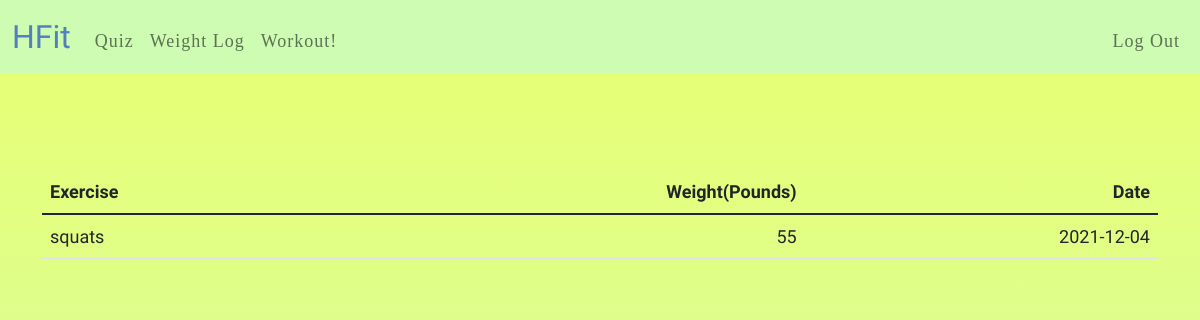
The page /weight-log (signed in) on the database as committed earlier.
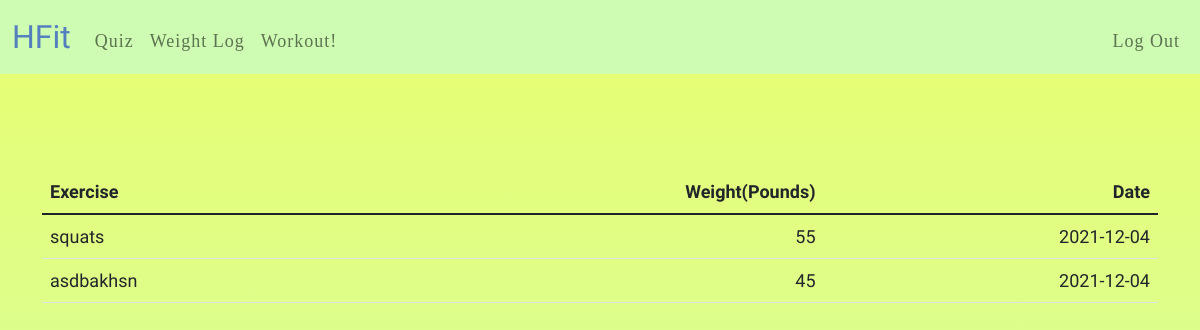
The same page on the database as committed later.
### tables this page shows
CREATE TABLE "weightLog" (
	"id"	INTEGER UNIQUE,
	"userId"	INTEGER NOT NULL,
	"exercise"	TEXT NOT NULL,
	"weight"	NUMERIC NOT NULL,
	"date"	NUMERIC NOT NULL,
	PRIMARY KEY("id" AUTOINCREMENT)
);

### app.py (the view)
@app.route("/weight-log")
def weightLog():
    logs= db.execute("SELECT exercise, weight, date FROM weightLog WHERE userId=?", session['user_id'])
    return render_template ("weight-log.html", logs=logs)

### templates/weight-log.html (shortened to what this page needs)
{% extends "homepage.html" %}
{% block main %}
<main class="container py-5 text-center">
    <table class = "table tablestriped">
        <thead>
            <tr>
                <th class="text-start">Exercise</th>
                <th class="text-end">Weight(Pounds)</th>
                <th class="text-end">Date</th>
            </tr>
        </head>
        <tbody>
            {% for log in logs %}
            <tr>
                <td class="text-start">{{log['exercise']}}</td>
                <td class="text-end">{{log['weight']}}</td>
                <td class="text-end">{{log['date']}}</td>
            </tr>
            {% endfor%}
        </tbody>
    </table>
</main>
{% endblock %}

### templates/homepage.html (shortened to what this page needs)
<!DOCTYPE html>
<html lang="en">
    <head>
        <link href="https://cdn.jsdelivr.net/npm/bootstrap@5.1.3/dist/css/bootstrap.min.css" rel="stylesheet">
        <link href="/static/styles.css" rel="stylesheet">
    </head>
    <body class = "font">
        <nav class="navbar  navbar-expand-md navbar-light" style="background-color: #cdfcb2;">
            <div class="container-fluid" >
                <a class="navbar-brand" href="/"><span  class="blue">HFit</span></a>
                <div class="collapse navbar-collapse" id="navbar">
                    {% if session["user_id"] %}
                        <ul class="navbar-nav me-auto mt-2">
                            <li class="nav-item"><a class="nav-link" href="/quiz">Quiz</a></li>
                            <li class="nav-item"><a class="nav-link" href="/weight-log">Weight Log</a></li>
                            <li class="nav-item"><a class="nav-link" href="/home">Workout!</a></li>
                        </ul>
                        <ul class="navbar-nav ms-auto mt-2">
                            <li class="nav-item"><a class="nav-link" href="/logout">Log Out</a></li>
                        </ul>
                    {% else %}
                        <ul class="navbar-nav ms-auto mt-2">
                            <li class="nav-item"><a class="nav-link" href="/register">Register</a></li>
                            <li class="nav-item"><a class="nav-link" href="/login">Log In</a></li>
                        </ul>
                    {% endif %}
                </div>
            </div>
        </nav>
        <main class="container-fluid py-5 text-center">
            {% block main %}{% endblock %}
        </main>
    </body>
</html>

### static/styles.css (style rules this page uses)
nav .navbar-brand { font-size: xx-large; }
nav .navbar-brand .blue { color: #537fbe; }
html, body { background-repeat:no-repeat; background-image: -webkit-gradient(linear, left top, left bottom, from(#e9ff70), to(#cdfcb2)); background-attachment:fixed; }
.font { font-family: 'Gamja Flower', cursive; font-size: large; }
li { color: #2c3e50; font-size: 18px; line-height: 30px; text-align: justify; letter-spacing: 1px; font-family: 'Raleway', serif; }

Rows that differ between the two databases and show on the page:
added weightLog: exercise "asdbakhsn", weight "45", date "2021-12-04"
